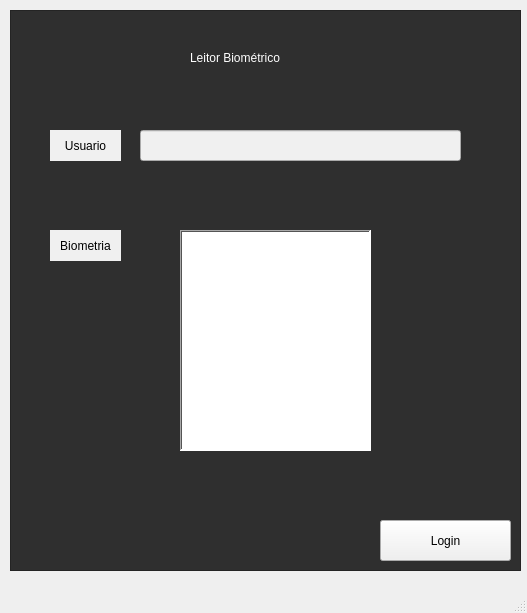
<?xml version="1.0" encoding="UTF-8"?>
<ui version="4.0">
 <class>primeira_tela</class>
 <widget class="QMainWindow" name="primeira_tela">
  <property name="geometry">
   <rect>
    <x>0</x>
    <y>0</y>
    <width>527</width>
    <height>613</height>
   </rect>
  </property>
  <property name="windowTitle">
   <string>MainWindow</string>
  </property>
  <widget class="QWidget" name="centralwidget">
   <widget class="QFrame" name="frame">
    <property name="geometry">
     <rect>
      <x>10</x>
      <y>10</y>
      <width>511</width>
      <height>561</height>
     </rect>
    </property>
    <property name="styleSheet">
     <string notr="true">background-color: rgb(47, 47, 47);</string>
    </property>
    <property name="frameShape">
     <enum>QFrame::StyledPanel</enum>
    </property>
    <property name="frameShadow">
     <enum>QFrame::Raised</enum>
    </property>
    <widget class="QLineEdit" name="login_line_edit">
     <property name="geometry">
      <rect>
       <x>130</x>
       <y>120</y>
       <width>321</width>
       <height>31</height>
      </rect>
     </property>
     <property name="styleSheet">
      <string notr="true">color: rgb(0, 0, 0);
background-color: rgb(240, 240, 240);</string>
     </property>
    </widget>
    <widget class="QLabel" name="login_label">
     <property name="geometry">
      <rect>
       <x>40</x>
       <y>120</y>
       <width>71</width>
       <height>31</height>
      </rect>
     </property>
     <property name="styleSheet">
      <string notr="true">background-color: rgb(240, 240, 240);</string>
     </property>
     <property name="text">
      <string>Usuario</string>
     </property>
     <property name="alignment">
      <set>Qt::AlignCenter</set>
     </property>
    </widget>
    <widget class="QLabel" name="senha_label">
     <property name="geometry">
      <rect>
       <x>40</x>
       <y>220</y>
       <width>71</width>
       <height>31</height>
      </rect>
     </property>
     <property name="styleSheet">
      <string notr="true">background-color: rgb(240, 240, 240);</string>
     </property>
     <property name="text">
      <string>Biometria</string>
     </property>
     <property name="alignment">
      <set>Qt::AlignCenter</set>
     </property>
    </widget>
    <widget class="QPushButton" name="login_botao">
     <property name="geometry">
      <rect>
       <x>370</x>
       <y>510</y>
       <width>131</width>
       <height>41</height>
      </rect>
     </property>
     <property name="styleSheet">
      <string notr="true">background-color: rgb(240, 240, 240);</string>
     </property>
     <property name="text">
      <string>Login</string>
     </property>
    </widget>
    <widget class="QLabel" name="mensagem_label">
     <property name="geometry">
      <rect>
       <x>110</x>
       <y>290</y>
       <width>321</width>
       <height>41</height>
      </rect>
     </property>
     <property name="text">
      <string/>
     </property>
    </widget>
    <widget class="QLabel" name="image_label">
     <property name="geometry">
      <rect>
       <x>170</x>
       <y>220</y>
       <width>191</width>
       <height>221</height>
      </rect>
     </property>
     <property name="styleSheet">
      <string notr="true">background-color: rgb(255, 255, 255);</string>
     </property>
     <property name="frameShape">
      <enum>QFrame::WinPanel</enum>
     </property>
     <property name="frameShadow">
      <enum>QFrame::Sunken</enum>
     </property>
     <property name="text">
      <string/>
     </property>
     <property name="scaledContents">
      <bool>false</bool>
     </property>
    </widget>
    <widget class="QLabel" name="label_2">
     <property name="geometry">
      <rect>
       <x>180</x>
       <y>40</y>
       <width>151</width>
       <height>16</height>
      </rect>
     </property>
     <property name="styleSheet">
      <string notr="true">font: 75 14pt &quot;MS Shell Dlg 2&quot;;
color: rgb(255, 255, 255);</string>
     </property>
     <property name="text">
      <string>Leitor Biométrico</string>
     </property>
    </widget>
   </widget>
  </widget>
  <widget class="QMenuBar" name="menubar">
   <property name="geometry">
    <rect>
     <x>0</x>
     <y>0</y>
     <width>527</width>
     <height>21</height>
    </rect>
   </property>
  </widget>
  <widget class="QStatusBar" name="statusbar"/>
 </widget>
 <resources/>
 <connections/>
</ui>
